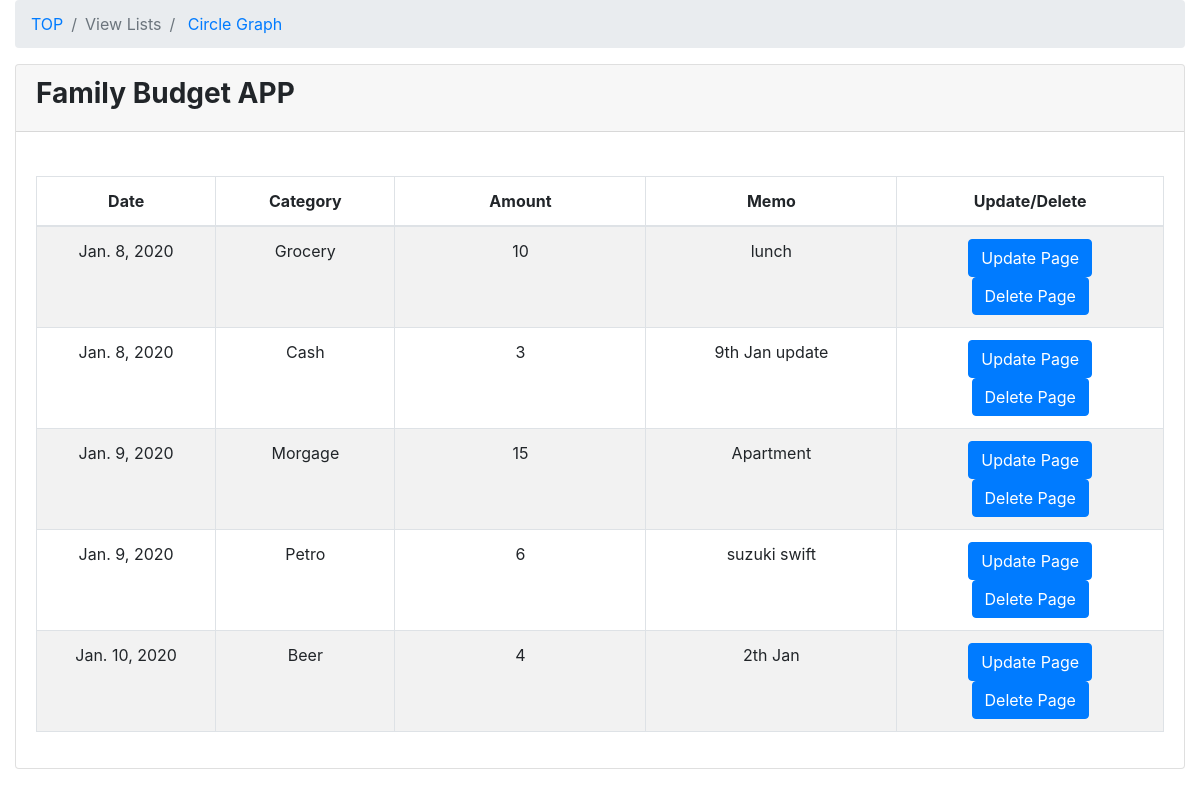
Page /kakeibo/kakeibo_list/ on the earlier database version.
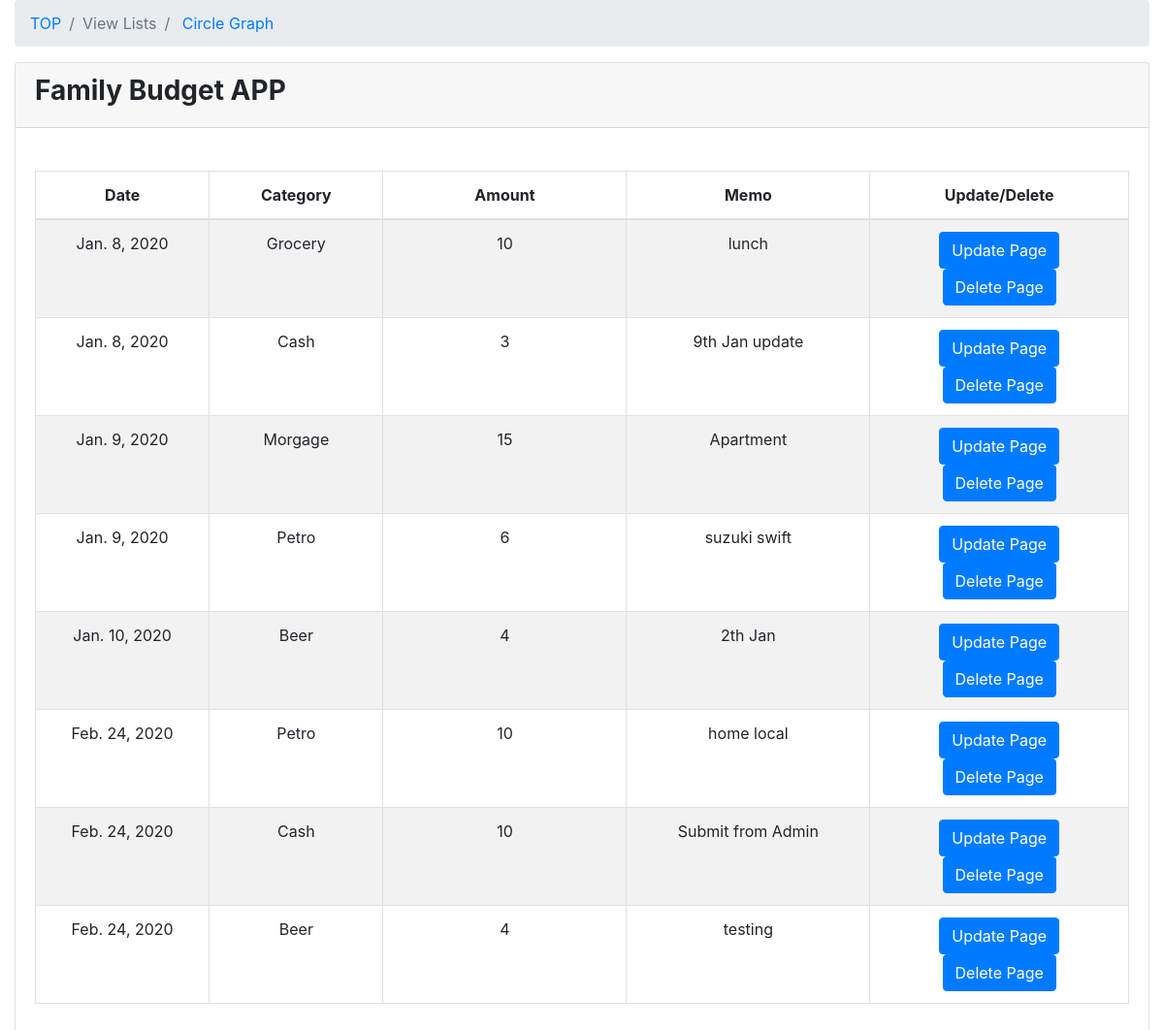
Same page on the later database version.
### kakeibo/models.py (models this page shows, shortened)
class Kakeibo(models.Model):
    class Meta:
        db_table="kakeibo"
    date = models.DateField(verbose_name="Date", default=datetime.now)
    category = models.ForeignKey(Category, on_delete=models.PROTECT, verbose_name="Category")
    money = models.IntegerField(verbose_name="Amount", help_text="Aus Dollar")
    memo = models.CharField(verbose_name="Memo", max_length=500)

class Category(models.Model):
    class Meta:
        db_table="category"
    category_name = models.CharField(max_length=255,unique=True)
    def __str__(self):
        return self.category_name

### kakeibo/views.py (the view)
# urls.py: path('kakeibo_list/', views.KakeiboListView.as_view(), name='kakeibo_list'),
class KakeiboListView(ListView):
    model = Kakeibo
    template_name = 'kakeibo/kakeibo_list.html'
    def queryset(self):
        return Kakeibo.objects.all()

### kakeibo/templates/kakeibo/kakeibo_list.html
{% extends 'kakeibo/base.html' %}
{% block content %}
 <div class="content-wrapper">
   <div class="container-fluid">
     <ol class="breadcrumb">
       <li class="breadcrumb-item">
         <a href="{% url 'kakeibo:kakeibo_list' %}">TOP</a>
       </li>
       <li class="breadcrumb-item active">View Lists</li>
       <li class="breadcrumb-item">
            <a href={% url 'kakeibo:kakeibo_circle' %}>Circle Graph</a>
            </li>
     </ol>
     <div class="card mb-3">
       <div class="card-header">
         <h3><b>Family Budget APP</b></h3></div>
       <div class="card-body">
         <div class="table-responsive">
         <table id=kakeibo_list width="100%" class="table table-striped table-bordered table-hover">
             <thead>
               <tr>
                 <th class="text-center">Date</th>
                 <th class="text-center">Category</th>
                 <th class="text-center">Amount</th>
                 <th class="text-center">Memo</th>
                 <th class="text-center">Update/Delete </th>
               </tr>
             </thead>
             <tbody>
               {% for item in object_list %}
                 <tr class="odd gradeX text-center">
                   <td class="text-center" width="100">{{ item.date}}</td>
                   <td class="text-center" width="100">{{ item.category }}</td>
                   <td class="text-center" width="140">{{ item.money }}</td>
                   <td class="text-center" width="140">{{ item.memo }}</td>
                   <td class="text-center" width="140">
                     <a class="btn btn-primary" href="{% url 'kakeibo:kakeibo_update' item.pk %}" role="button">Update Page</a>
                     <a class="btn btn-primary" href="{% url 'kakeibo:kakeibo_delete' item.pk %}" role="button">Delete Page</a>
                   </td>
                 </tr>
             {% endfor %}
             </tbody>
           </table>
       </div>
      </div>
      </div>
   </div>
  </div>
{% endblock content %}

### kakeibo/templates/kakeibo/base.html (shortened to what this page needs)
<!doctype html>
<html>
<head>
  <link rel="stylesheet" href="https://maxcdn.bootstrapcdn.com/bootstrap/4.0.0-beta.2/css/bootstrap.min.css">
  <link rel="stylesheet" href="https://cdn.datatables.net/t/bs-3.3.6/jqc-1.12.0,dt-1.10.11/datatables.min.css"/>
<body>
  {% block content %}{% endblock %}
</body>
</html>

Differences in the rows shown:
added Kakeibo: date "Feb. 24, 2020", category "Petro", money "10", memo "home local"
added Kakeibo: date "Feb. 24, 2020", category "Cash", money "10", memo "Submit from Admin"
added Kakeibo: date "Feb. 24, 2020", category "Beer", money "4", memo "testing"
